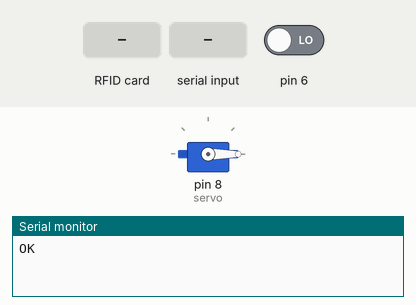
The sketch below on a simulated Arduino Uno, built with avr-gcc and run on an emulated ATmega328P. Parts: servo, the last lines printed to the serial monitor. The test bench sets the inputs (shaded band); at power-on: pin 6 LOW. The modem accepts every AT command (registered, SIM ready, sends succeed) and sends nothing else.

Above: at 3.2 s.
3.3 s: RFID card A0 9E 3A 25 held to the reader
At 3.7 s:
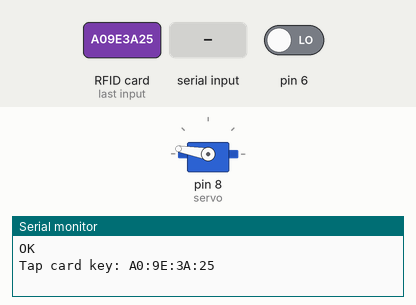
4.8 s: pin 6 driven HIGH
7.8 s: "A0:9E:3A:25" received over the second serial link
10.4 s: RFID card 5E 7A 19 C4 held to the reader
11.9 s: "1" received over the second serial link
Timing chart, 0 to 14.4 s (numbered marks = the images above; inputs shaded):
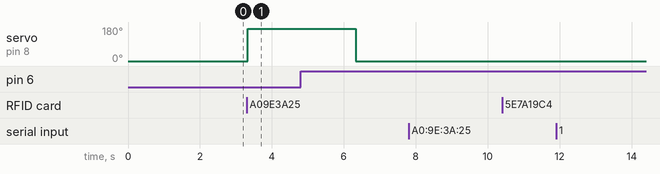

The sketch:

combine1.ino
```cpp
#include "SPI.h"
#include "MFRC522.h"
int butt=0;
#include <SoftwareSerial.h>
#define SS_PIN 10
#define RST_PIN 9
#define SP_PIN 8
#include <Servo.h>
SoftwareSerial mySerial(3, 4);

Servo servo;

MFRC522 rfid(SS_PIN, RST_PIN);

MFRC522::MIFARE_Key key;

void setup()
{
  pinMode(6,INPUT);
  mySerial.begin(9600);
  Serial.begin(9600);
  SPI.begin();
  rfid.PCD_Init();
  servo.attach(8);
  servo.write(0);
  mySerial.println("AT+CNMI=2,2,0,0,0");
  delay(2000);
}

void loop()
{
  if(digitalRead(6) ==HIGH && butt==0)
  MakeCall();
  if(digitalRead(6) ==LOW)
  butt=0;
  if (mySerial.available()>0)
  Serial.write(mySerial.read());
  if (!rfid.PICC_IsNewCardPresent() || !rfid.PICC_ReadCardSerial())
    return;

  MFRC522::PICC_Type piccType = rfid.PICC_GetType(rfid.uid.sak);

  String strID = "";
  for (byte i = 0; i < 4; i++)
  {
    strID += (rfid.uid.uidByte[i] < 0x10 ? "0" : "") + String(rfid.uid.uidByte[i], HEX) + (i!=3 ? ":" : "");
  }
  strID.toUpperCase();
  Serial.print("Tap card key: ");
  Serial.println(strID);
 if (strID.indexOf("A0:9E:3A:25") >= 0)
 {
  servo.write(170);
  delay(3000);
  servo.write(0);
  delay(500);
 }
 else
 Serial.print("unauthorised");
  rfid.PICC_HaltA();
  rfid.PCD_StopCrypto1();
}
 void ReceiveMessage()
{
  mySerial.println("AT+CNMI=2,2,0,0,0"); // AT Command to recieve a  live SMS
  delay(1000);
}
  void MakeCall()
 {
  mySerial.println("ATD+918871799762;");
  Serial.println("calling...");
  butt=1;
  delay(2000);
 }
```

Measured:
- after the input at 3.3 s, servo on pin 8 (servo): 0° → 170° at once
